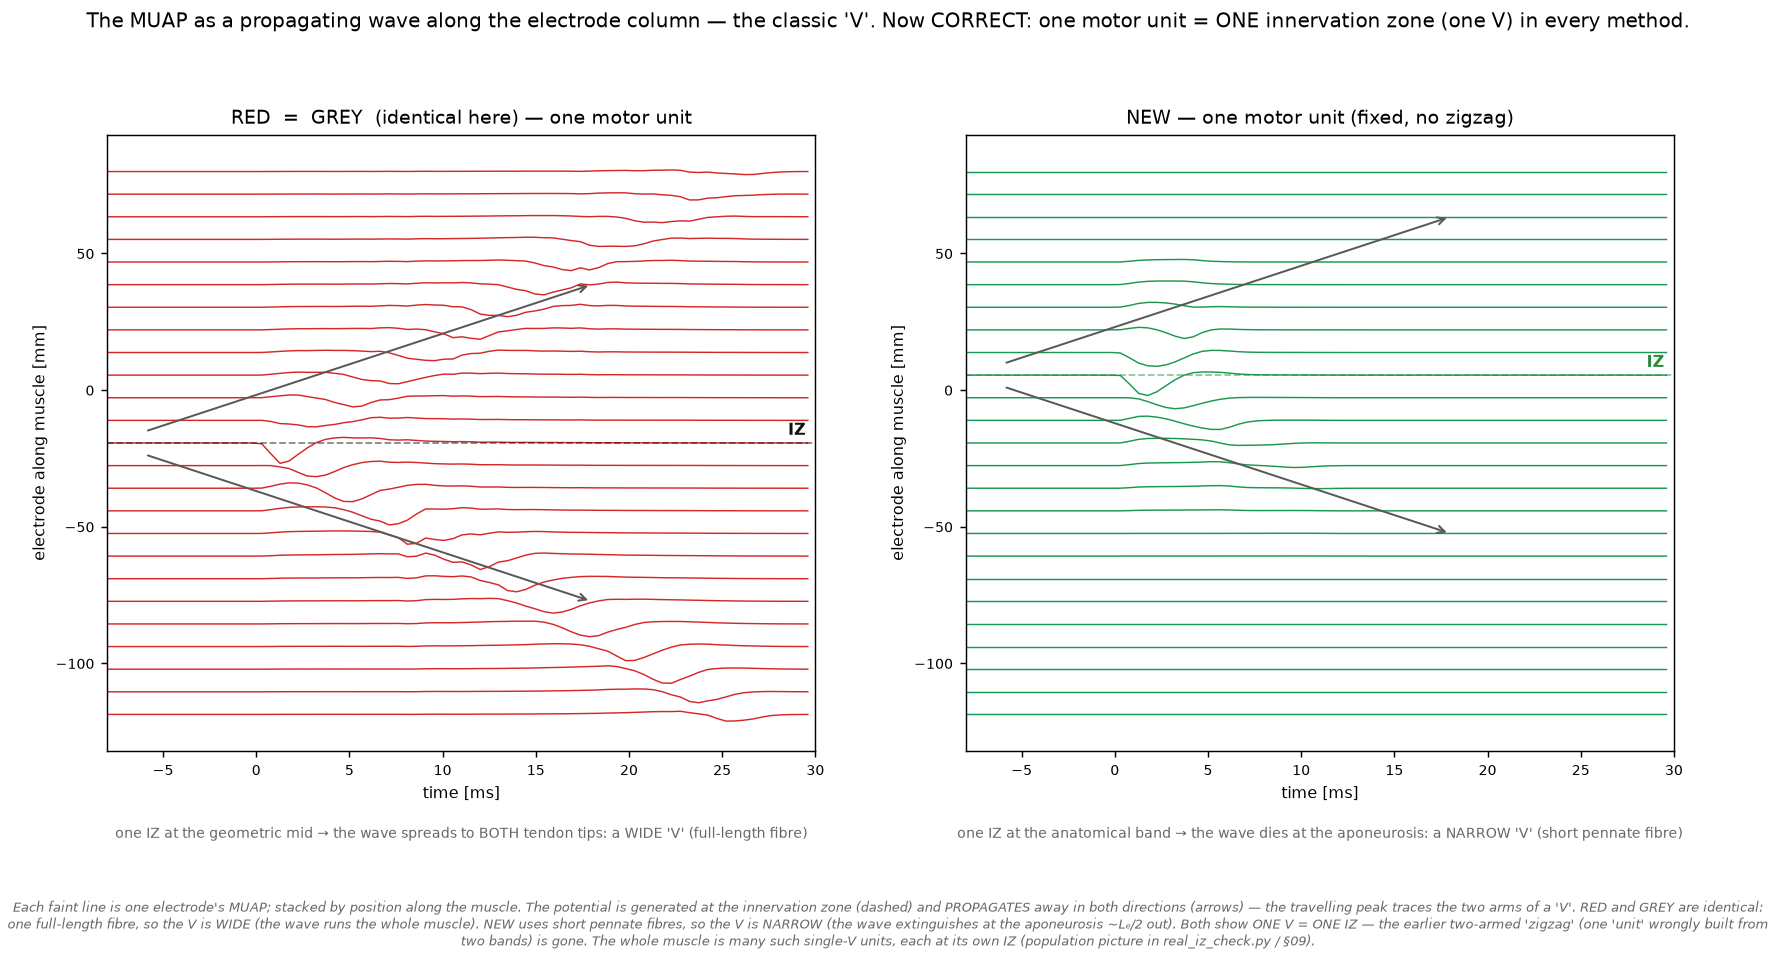

Python code for this plot:
"""CORRECTED motor-unit model — fixes the 'zigzag' error.

The earlier HD-sEMG/example figures lumped fibres from BOTH atlas innervation bands (0.17 & 0.62)
into ONE simulated compound, giving a single MUAP with TWO innervation zones (a 'zigzag').
That conflates the whole muscle with one motor unit. A real motor unit's fibres share ONE
endplate band -> ONE innervation zone (confirmed on WR's real HD-sEMG, real_iz_check.py; and by
NeuroDec, which places one NMJ per unit).

Fix, demonstrated here:
  ROW 1  SINGLE MOTOR UNIT  — fibres from ONE band -> ONE IZ, for every method.
  ROW 2  WHOLE MUSCLE       — many single-IZ units summed. RED puts every unit's IZ at the
                              geometric mid (one tight band); NEW distributes units across the
                              muscle-specific atlas bands (scattered IZ). Each unit still has ONE IZ.

Only the fibre GEOMETRY differs (length + where the single IZ can sit); the motor-unit rule is now
identical and correct for all methods. Same electrode column / spatial engine as muap_hdsemg.py.
"""
import sys, numpy as np, matplotlib; matplotlib.use("Agg"); import matplotlib.pyplot as plt
sys.path.insert(0,"/home/noura/Documents/Projects/PhD/simulation/emgforge/src")
import densefib as DF
from geom import morphing_fiber
from emgforge.synthesis.engines.spatial import SpatialConfig, compute_sfap_spatial

L=8; D=DF.setup(L)
mask,vs,cl,cs,ctr,p1,p2,p3=D["mask"],D["vs"],D["cl"],D["cs"],D["ctr"],D["p1"],D["p2"],D["p3"]
z0,z1=D["z0"],D["z1"]; allc=np.argwhere(mask)*vs
s1all=(allc-ctr)@p1; s1min=float(s1all.min()); Lm=float(s1all.max()-s1min)
atlasIZ=DF._iz_params(D)[0]; rng=np.random.default_rng(3)
def phi_of(pt): return (float((pt-ctr)@p1)-s1min)/Lm       # muscle-length fraction of a point
def xy(pt):     v=pt-ctr; return v-((v@p1)*p1)             # in-plane (cross-section) position
zv=np.linspace(z0,z1,140)
def midnmj(f):
    f=np.asarray(f,float); a=np.concatenate([[0],np.cumsum(np.linalg.norm(np.diff(f,axis=0),axis=1))]); return f[int(np.argmin(np.abs(a-a[-1]/2)))]

# ---- fibre pools ----
redall=[(f,midnmj(f)) for f in (morphing_fiber(cl,cs,rn,th,zv,None)
         for rn in np.linspace(0.25,0.9,8) for th in np.linspace(0,360,14,endpoint=False))]
segs,band,nmj,isatl=DF.dense_fill_iz(D,grid_mm=1.8)
newall=[(s,nm,phi_of(nm)) for s,nm,atl in zip(segs,nmj,isatl) if atl]   # short fibres, on atlas bands

# ---- motor-unit samplers: a unit = fibres in one xy territory, sharing ONE innervation band ----
R_MU=6.0
def red_unit(center_xy):                       # full-length, single IZ forced to geometric mid
    u=[(f,nm) for f,nm in redall if np.linalg.norm(xy(nm)-center_xy)<R_MU]
    return u[:35]
def new_unit(center_xy,phi_band,R=R_MU,tol=0.05,cap=35):   # short fibres whose single NMJ sits in ONE band
    u=[(s,nm) for s,nm,ph in newall if abs(ph-phi_band)<tol and np.linalg.norm(xy(nm)-center_xy)<R]
    return u[:cap]
# territory centres sampled inside the muscle cross-section
xyall=np.array([xy(c) for c in allc]); idx=rng.choice(len(xyall),30,replace=False); centres=xyall[idx]

# ---- electrode column + spatial engine (same as muap_hdsemg) ----
NE=25; xe=np.linspace(0.06,0.94,NE)*Lm+s1min; Epos=[]
for s1 in xe:
    sel=np.abs(s1all-s1)<6; top=((allc[sel]-ctr)@p3).max() if sel.any() else ((allc-ctr)@p3).max()
    Epos.append(ctr+p1*s1+p3*(top+8.0))
Epos=np.array(Epos)
DZ=1.0; NZ=520; zgrid=(np.arange(NZ)-NZ//2)*DZ
def phi_at(poly,nm,E):
    poly=np.asarray(poly,float); a=np.concatenate([[0],np.cumsum(np.linalg.norm(np.diff(poly,axis=0),axis=1))])
    ic=int(np.argmin(np.linalg.norm(poly-E,axis=1))); s=a-a[ic]
    inmj=int(np.argmin(np.linalg.norm(poly-nm,axis=1))); posz=float(a[inmj]-a[ic])
    l1=float(a[inmj]-a[0]); l2=float(a[-1]-a[inmj])
    if np.linalg.norm(poly[ic]-E)>30: return None
    d0=poly[1]-poly[0]; d0/=np.linalg.norm(d0); d1=poly[-1]-poly[-2]; d1/=np.linalg.norm(d1)
    P=np.empty((NZ,3))
    for i,z in enumerate(zgrid):
        if z<=s.min():P[i]=poly[0]+d0*(z-s.min())
        elif z>=s.max():P[i]=poly[-1]+d1*(z-s.max())
        else:P[i]=[np.interp(z+a[ic],a,poly[:,k]) for k in range(3)]
    return 1.0/np.maximum(np.linalg.norm(P-E,axis=1),1e-3),posz,l1,l2
CFG=SpatialConfig(v=4.0,fsamp=2048.0,w=320,csd_derivative=2,upsample_factor=2,denoise="none",
                  fiber_window="one_sided",edge_taper_left=5,edge_taper_right=10,center_time=False,t_start_ms=-8.0)
def montage(fibres):
    t=None; rows=[]
    for E in Epos:
        M=0.0
        for poly,nm in fibres:
            r=phi_at(poly,nm,E)
            if r is None: continue
            tt,s,_=compute_sfap_spatial(r[0],DZ,len1_mm=r[2],len2_mm=r[3],posz_mm=r[1],config=CFG); t=tt; M=M+s
        rows.append(M if np.ndim(M) else np.zeros(CFG.w))
    return t,np.array(rows)
def peakarrival(img,t):
    amp=np.ptp(img,axis=1); active=amp>0.2*amp.max()
    tpk=np.array([t[np.argmax(np.abs(img[e]))] for e in range(NE)]); return tpk,active,amp

# ================= build =================
c0=centres[0]; mid=0.5*Lm+s1min
red1  = red_unit(c0)                                        # single unit, IZ forced to geometric mid (RED)
new1  = new_unit(c0,atlasIZ[1],R=11,cap=40)                # CORRECT single unit: fibres from ONE band (0.62)
lumped= new_unit(c0,atlasIZ[0],R=11,cap=40)+new_unit(c0,atlasIZ[1],R=11,cap=40)  # THE OLD BUG: one 'unit', BOTH bands
newM=[]; new_iz=[]; red_iz=[]
for k,c in enumerate(centres):
    bnd=atlasIZ[k%len(atlasIZ)]; u=new_unit(c,bnd)
    if u: newM+=u; new_iz.append(bnd*Lm+s1min)
    if red_unit(c): red_iz.append(mid)
tr,imgr=montage(red1); tpk_r,ac_r,_=peakarrival(imgr,tr)
tn,imgn=montage(new1); tpk_n,ac_n,_=peakarrival(imgn,tn)
tl,imgl=montage(lumped); tpk_l,ac_l,_=peakarrival(imgl,tl)
print(f"red1 {len(red1)} new1 {len(new1)} lumped {len(lumped)} | muscle new {len(new_iz)} red {len(red_iz)}")

def vband(tpk,active):     # contiguous propagating band around the IZ (earliest-arrival active channel)
    tp=tpk.copy(); tp[~active]=1e9; iz=int(np.argmin(tp)); lo=hi=iz
    while lo-1>=0 and active[lo-1]: lo-=1
    while hi+1<NE and active[hi+1]: hi+=1
    return iz,np.arange(lo,hi+1)

# ================= figure: the MUAP as a propagating WAVE (waterfall) — the 'V' =================
TMAX=30
def wave(ax,t,img,tpk,active,col,title,note):
    keep=t<=TMAX; tt=t[keep]; sub=img[:,keep]
    step=(xe[-1]-xe[0])/(NE-1); sc=0.9*step/max(1e-9,np.abs(sub).max())
    for e in range(NE): ax.plot(tt,xe[e]+sub[e]*sc,color=col,lw=0.8)
    iz,_=vband(tpk,active); ax.axhline(xe[iz],color="#2b8a3e" if col=="#1a9850" else "#111",ls="--",lw=1.0,alpha=.5)
    ax.text(TMAX-0.5,xe[iz]+3,"IZ",fontsize=9,ha="right",fontweight="bold",color="#2b8a3e" if col=="#1a9850" else "#111")
    # arrows showing the wave travels AWAY from the IZ in both directions (the two arms of the V)
    ax.annotate("",xy=(tt[0]+min(26,TMAX-2),xe[iz]+step*7),xytext=(tt[0]+2,xe[iz]+step*0.5),arrowprops=dict(arrowstyle="->",color="0.35",lw=1.1))
    ax.annotate("",xy=(tt[0]+min(26,TMAX-2),xe[iz]-step*7),xytext=(tt[0]+2,xe[iz]-step*0.5),arrowprops=dict(arrowstyle="->",color="0.35",lw=1.1))
    ax.set_title(title,fontsize=10.5); ax.text(0.5,-0.14,note,transform=ax.transAxes,ha="center",fontsize=8,color="0.4")
    ax.set_xlabel("time [ms]",fontsize=9); ax.set_ylabel("electrode along muscle [mm]",fontsize=9)
    ax.set_xlim(tt[0],TMAX); ax.set_ylim(s1min,s1min+Lm); ax.tick_params(labelsize=8)

fig,ax=plt.subplots(1,2,figsize=(13.5,7.4))
wave(ax[0],tr,imgr,tpk_r,ac_r,"#d62728","RED  =  GREY  (identical here) — one motor unit",
     "one IZ at the geometric mid → the wave spreads to BOTH tendon tips: a WIDE 'V' (full-length fibre)")
wave(ax[1],tn,imgn,tpk_n,ac_n,"#1a9850","NEW — one motor unit (fixed, no zigzag)",
     "one IZ at the anatomical band → the wave dies at the aponeurosis: a NARROW 'V' (short pennate fibre)")
fig.suptitle("The MUAP as a propagating wave along the electrode column — the classic 'V'. Now CORRECT: one motor unit = ONE innervation zone (one V) in every method.",fontsize=10.8)
fig.text(0.5,0.01,"Each faint line is one electrode's MUAP; stacked by position along the muscle. The potential is generated at the innervation zone (dashed) and "
         "PROPAGATES away in both directions (arrows) — the travelling peak traces the two arms of a 'V'. RED and GREY are identical: one full-length fibre, "
         "so the V is WIDE (the wave runs the whole muscle). NEW uses short pennate fibres, so the V is NARROW (the wave extinguishes at the aponeurosis ~Lₑ/2 out). "
         "Both show ONE V = ONE IZ — the earlier two-armed 'zigzag' (one 'unit' wrongly built from two bands) is gone. The whole muscle is many such single-V units, "
         "each at its own IZ (population picture in real_iz_check.py / §09).",
         ha="center",fontsize=7.4,style="italic",color="0.4",wrap=True)
plt.tight_layout(rect=[0,0.08,1,0.94]); plt.savefig("muap_fixed.png",dpi=130,bbox_inches="tight"); print("saved muap_fixed.png")
